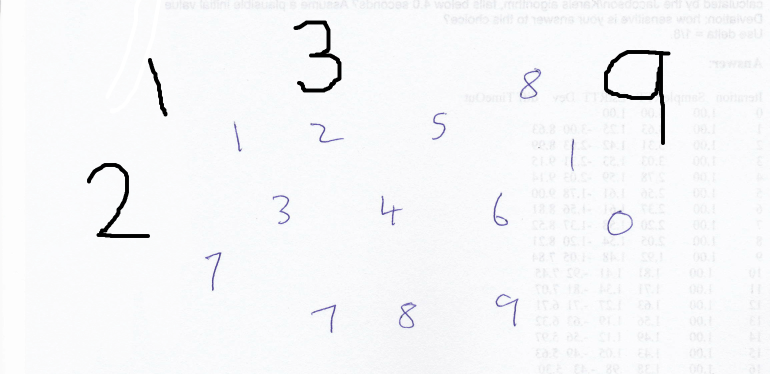
#> input picture Python/Tensorflow/digitRec/digitRec/numbers.png, 1542 x 748 px (shown at 1/2 size)
$ python digitRec.py   (older library calls are emulated)
#> lines starting #> are read from the running program, lines starting #| are printed output that depends on the picture; after the words box and inside, x2 and y2 are one past the last pixel; in counts of white or black regions, pixels touching at a corner belong together
# MNIST Digit Prediction with k-Nearest Neighbors
#-----------------------------------------------
#
# This script will load the MNIST data, and split
# it into test/train and perform prediction with
# nearest neighbors
#
# For each test integer, we will return the
# closest image/integer.
#
# Integer images are represented as 28x8 matrices
# of floating point numbers

import cv2
import random
import numpy as np
import tensorflow as tf
import matplotlib.pyplot as plt
from PIL import Image
from tensorflow.examples.tutorials.mnist import input_data
from tensorflow.python.framework import ops
ops.reset_default_graph()
#> (this line was passed over: tensorflow is not available in this run)

def inside(r1, r2):
  x1,y1,w1,h1 = r1
  x2,y2,w2,h2 = r2
  if (x1 > x2) and (y1 > y2) and (x1+w1 < x2+w2) and (y1+h1 < y2 + h2):
    return True
  else:
    return False

def wrap_digit(rect):
  x, y, w, h = rect
  padding = 5
  hcenter = x + w/2
  vcenter = y + h/2
  if (h > w):
    w = h
    x = hcenter - (w/2)
  else:
    h = w
    y = vcenter - (h/2)
  return (x-padding, y-padding, w+padding, h+padding)

font = cv2.FONT_HERSHEY_SIMPLEX

path = "numbers.png"
img = cv2.imread(path, cv2.IMREAD_UNCHANGED)
#> img is the input picture: shape (748, 1542, 4); mean B, G, R, A 248.3, 246.7, 246.2, 255
bw = cv2.cvtColor(img, cv2.COLOR_BGR2GRAY)
bw = cv2.GaussianBlur(bw, (7,7), 0)
ret, thbw = cv2.threshold(bw, 200, 255, cv2.THRESH_BINARY_INV)
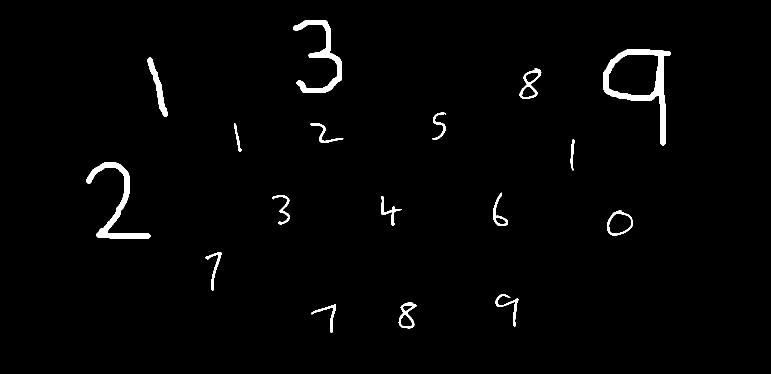
#> thbw: shape (748, 1542) (shown at 1/2 size); 1.7% white; 17 white regions
thbw = cv2.erode(thbw, np.ones((1,1), np.uint8), iterations = 2)
image, cntrs, hier = cv2.findContours(thbw.copy(), cv2.RETR_TREE, cv2.CHAIN_APPROX_SIMPLE)
#> cntrs = 24 contours; largest, box (x1, y1, x2, y2) and area: (1207, 99, 1342, 291) 11674, (1216, 108, 1318, 192) 6992, (173, 325, 301, 477) 3248, (586, 40, 684, 186) 3162, (1214, 420, 1266, 471) 1864

rectangles = []

for c in cntrs:
  r = x,y,w,h = cv2.boundingRect(c)
  a = cv2.contourArea(c)
  b = (img.shape[0]-3) * (img.shape[1] - 3)

  is_inside = False
  for q in rectangles:
    if inside(r, q):
      is_inside = True
      break
  if not is_inside:
    if not a == b:
      rectangles.append(r)
#> this loop made 24 passes
#> (x, y, w, h, a) on passes 2 to 13: (797, 604, 36, 53, 1085.5), (800, 628, 25, 26, 414), (805, 610, 21, 13, 156.5), (991, 588, 46, 65, 435.5), (410, 504, 33, 78, 407), (1214, 420, 52, 51, 1864), (1217, 427, 47, 41, 1400), (762, 392, 41, 59, 371), (545, 390, 35, 59, 360), (986, 385, 30, 67, 591.5), (991, 434, 22, 15, 197), (173, 325, 128, 152, 3248)
#> (x, y, w, h, a) on pass 1: (622, 609, 50, 57, 354.5)

x_vals_test = np.zeros( (len(rectangles), 784) )
i = 0

for r in rectangles:
  x,y,w,h = wrap_digit(r)
  cv2.rectangle(img, (int(x),int(y)), (int(x+w), int(y+h)), (0, 255, 0), 2)
  roi = thbw[int(y):int(y+h), int(x):int(x+w)]
  res = cv2.resize(roi, (28, 28))
  x_vals_test[i] = res.ravel()
  i += 1
#> this loop made 17 passes
#> r on passes 1 to 12: (622, 609, 50, 57), (797, 604, 36, 53), (991, 588, 46, 65), (410, 504, 33, 78), (1214, 420, 52, 51), (762, 392, 41, 59), (545, 390, 35, 59), (986, 385, 30, 67), (173, 325, 128, 152), (1141, 278, 8, 63), (621, 246, 66, 40), (468, 246, 15, 57)
#> pass 1, `roi = thbw[int(y):int(y+h), int(x):int(x+w)]`:
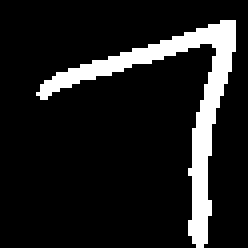
#> roi: shape (62, 62) (shown 4 times larger); 11.9% white; 1 white region, box (x1, y1, x2, y2) and area: (9, 5, 59, 62) 456
#> pass 1, `res = cv2.resize(roi, (28, 28))`:
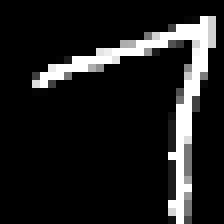
#> res: shape (28, 28) (shown 8 times larger); min 0, max 255, mean 30
#> pass 2, `roi = thbw[int(y):int(y+h), int(x):int(x+w)]`:
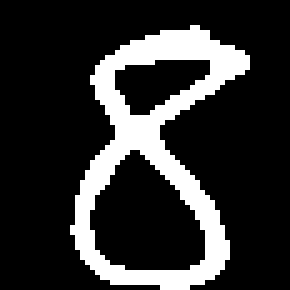
#> roi: shape (58, 58) (shown 5 times larger); 19.1% white; 1 white region, box (x1, y1, x2, y2) and area: (14, 5, 50, 58) 643
#> pass 2, `res = cv2.resize(roi, (28, 28))`:
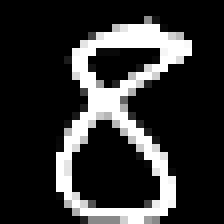
#> res: shape (28, 28) (shown 8 times larger); min 0, max 255, mean 49.1
#> after the loop:
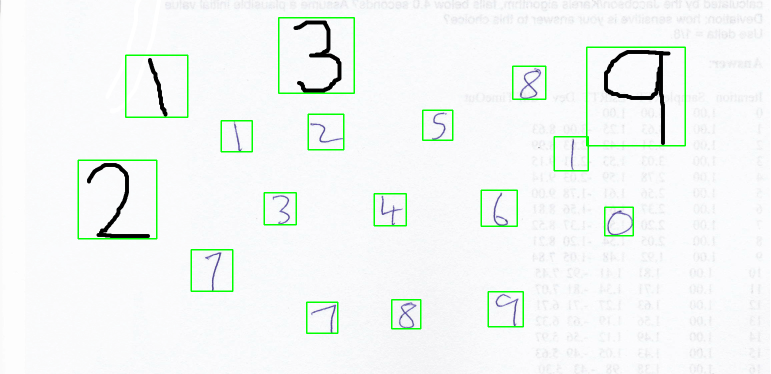
#> img: shape (748, 1542, 4) (shown at 1/2 size); 1.54% of pixels changed, all inside (x1, y1, x2, y2) = (155, 34, 1372, 668)
#> after the loop:
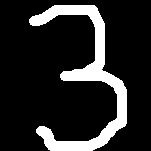
#> roi: shape (151, 151); 15.2% white; 1 white region, box (x1, y1, x2, y2) and area: (29, 5, 127, 151) 3472

# Create graph
#> (the run stopped early here; a loop or call above may not have finished)

$ run again, with Python/Tensorflow/digitRec/digitRec/digits.png copied over Python/Tensorflow/digitRec/digitRec/numbers.png
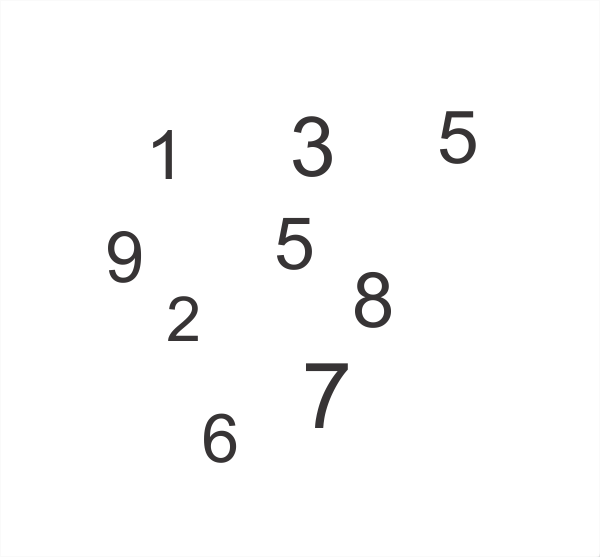
#> input picture Python/Tensorflow/digitRec/digitRec/digits.png, 600 x 557 px
#> img is the input picture: shape (557, 600, 3); mean B, G, R 251, 251, 251
#> `ret, thbw = cv2.threshold(bw, 200, 255, cv2.THRESH_BINARY_INV)`:
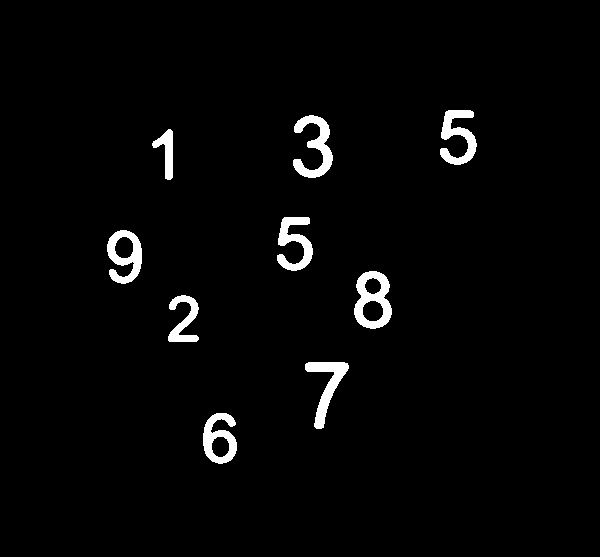
#> thbw: shape (557, 600); 2.5% white; 9 white regions
#> cntrs = 13 contours; largest, box (x1, y1, x2, y2) and area: (354, 271, 392, 329) 1648, (107, 230, 142, 284) 1220, (203, 413, 237, 464) 1136, (293, 115, 333, 178) 998, (305, 362, 349, 429) 916
#> the loop `for c in cntrs:` made 13 passes
#> (x, y, w, h, a) on passes 2 to 9: (211, 436, 19, 22, 302), (305, 362, 44, 67, 916.5), (168, 295, 31, 47, 612), (354, 271, 38, 58, 1647.5), (362, 300, 22, 22, 355), (364, 277, 18, 18, 213.5), (107, 230, 35, 54, 1219.5), (114, 236, 20, 23, 331)
#> after the loop `for c in cntrs:`: rectangles = [(203, 413, 34, 51), (305, 362, 44, 67), (168, 295, 31, 47), (354, 271, 38, 58), (107, 230, 35, 54), (277, 217, 36, 54), (152, 129, 21, 51), (293, 115, 40, 63), (440, 110, 37, 55)]
#> the loop `for r in rectangles:` made 9 passes
#> (r, x, y, w, h, hcenter in wrap_digit, vcenter in wrap_digit) on passes 1 to 8: ((203, 413, 34, 51), 189.5, 408, 56, 56, 220, 438.5), ((305, 362, 44, 67), 288.5, 357, 72, 72, 327, 395.5), ((168, 295, 31, 47), 155, 290, 52, 52, 183.5, 318.5), ((354, 271, 38, 58), 339, 266, 63, 63, 373, 300), ((107, 230, 35, 54), 92.5, 225, 59, 59, 124.5, 257), ((277, 217, 36, 54), 263, 212, 59, 59, 295, 244), ((152, 129, 21, 51), 132, 124, 56, 56, 162.5, 154.5), ((293, 115, 40, 63), 276.5, 110, 68, 68, 313, 146.5)
#> after the loop `for r in rectangles:`:
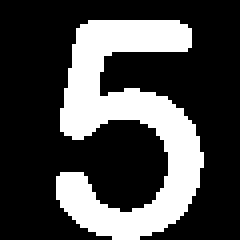
#> roi: shape (60, 60) (shown 4 times larger); 28.1% white; 1 white region, box (x1, y1, x2, y2) and area: (14, 5, 51, 60) 1013
#> after the loop `for r in rectangles:`: i = 9
